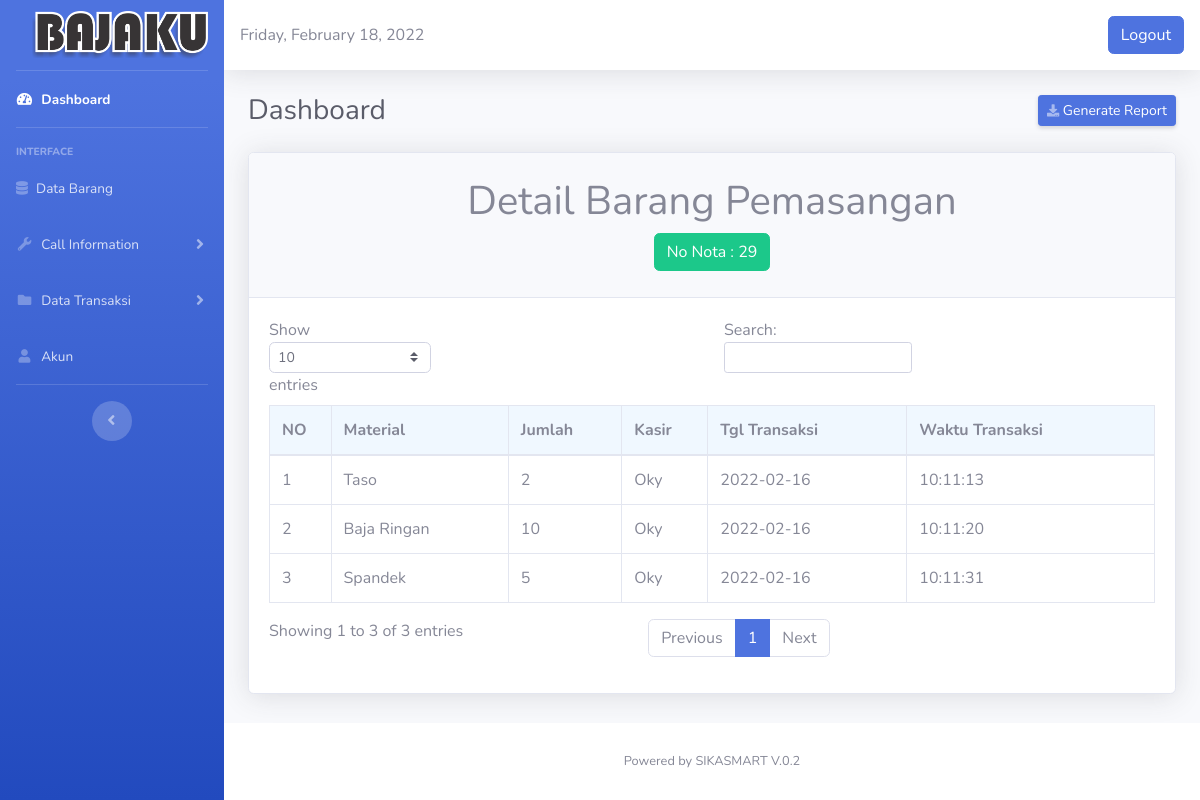
Page /detail_pemasangan.php?id_nota_pemasangan=29 (signed in) on the committed database.
### tables this page shows
CREATE TABLE `data_pemasangan` (
  `id_pemasangan` int(11) NOT NULL,
  `id_nota_pemasangan` int(11) DEFAULT NULL,
  `id_brg` int(11) NOT NULL,
  `material` varchar(255) DEFAULT NULL,
  `jumlah` int(11) DEFAULT NULL,
  `harga_jual` int(11) DEFAULT NULL,
  `sub_total` int(11) DEFAULT NULL,
  `kasir` varchar(100) DEFAULT NULL,
  `tgl` date DEFAULT NULL,
  `waktu` char(10) DEFAULT NULL
);

### detail_pemasangan.php (the view, shortened to what this page needs)
<?php
  if($_SESSION['level']!="admin"){
    echo "anda belum login! silahkan <a href='index.html'> login dulu,</a>";
  }else{
  ?>
 <!DOCTYPE html>
<html lang="en">
<head>
  <link href="vendor/fontawesome-free/css/all.min.css" rel="stylesheet" type="text/css">
  <link href="css/sb-admin-2.min.css" rel="stylesheet">
</head>
<body id="page-top">
  <div id="wrapper">
    <ul class="navbar-nav bg-gradient-primary sidebar sidebar-dark accordion" id="accordionSidebar">
      <a class="sidebar-brand d-flex align-items-center justify-content-center" href="#">
        <div class="sidebar-brand-text mx-3"><img style="width:110%"src="sm2.png"></sup></div>
      </a>
      <hr class="sidebar-divider my-0">
      <li class="nav-item active">
        <a class="nav-link" href="Dashboard.php">
          <i class="fas fa-fw fa-tachometer-alt"></i>
          <span>Dashboard</span></a>
      </li>
      <hr class="sidebar-divider">
      <div class="sidebar-heading">
        Interface
      </div>
      <li class="nav-item">
        <a class="nav-link" href="tables2.php">
          <i class="fas fa-database"></i>
          <span>Data Barang</span></a>
      </li>
      <li class="nav-item">
        <a class="nav-link collapsed" href="#" data-toggle="collapse" data-target="#collapseUtilities" aria-expanded="true" aria-controls="collapseUtilities">
          <i class="fas fa-fw fa-wrench"></i>
          <span>Call Information</span>
        </a>
      </li>
       <li class="nav-item">
        <a class="nav-link collapsed" href="#" data-toggle="collapse" data-target="#collap" aria-expanded="true" aria-controls="collapseUtilities">
          <i class="fas fa-fw fa-folder"></i>
          <span>Data Transaksi</span>
        </a>
      </li>
      <li class="nav-item">
        <a class="nav-link" href="register.php">
          <i class="fas fa-fw fa-user"></i>
          <span>Akun</span></a>
      </li>
      <hr class="sidebar-divider d-none d-md-block">
      <div class="text-center d-none d-md-inline">
        <button class="rounded-circle border-0" id="sidebarToggle"></button>
      </div>
    </ul>
    <div id="content-wrapper" class="d-flex flex-column">
      <div id="content">
        <nav class="navbar navbar-expand navbar-light bg-white topbar mb-4 static-top shadow">
<div class="date">
                <?php
                $Today = date('y:m:d');
                $new = date('l, F d, Y', strtotime($Today));
                echo $new;
                ?>
              </div>
          <ul class="navbar-nav ml-auto">
                <a href="logout.php" class="btn btn-primary square-btn-adjust">Logout</a>
          </ul>
        </nav>
        <div class="container-fluid">
          <div class="d-sm-flex align-items-center justify-content-between mb-4">
            <h1 class="h3 mb-0 text-gray-800">Dashboard</h1>
            <a href="cetak_nota_brgpemasangan.php?id_nota_pemasangan=<?php $id_nota_pemasangan = $_GET['id_nota_pemasangan']; echo $id_nota_pemasangan ?>" target = "cetak.php" class="d-none d-sm-inline-block btn btn-sm btn-primary shadow-sm"><i class="fas fa-download fa-sm text-white-50"></i> Generate Report</a>
          </div>
<?php
include('koneksi.php');
?>
          <div class="card shadow mb-4">
            <div class="card-header py-3">
             <h1><h1 align="center">Detail Barang Pemasangan <br><div class="btn btn-success">No Nota : <?php $id_nota_pemasangan = $_GET['id_nota_pemasangan']; echo $id_nota_pemasangan ?></h1></h1>
            </div>
            <div class="card-body">
              <div class="table-responsive">
                <table class="table table-bordered" id="dataTable" width="100%" cellspacing="0">
                  <thead>
                     <tr bgcolor="#F0F8FF">
                        <th>NO</th>
                        <th>Material</th>
                        <th>Jumlah</th>
                        <th>Kasir</th>
                        <th>Tgl Transaksi</th>
                        <th>Waktu Transaksi</th>
                      </tr>
                      </thead>
                      <tbody>
                         <?php
                         $id_nota_pemasangan = $_GET['id_nota_pemasangan'];
                            $no =1;
                           $sql = $koneksi->query("SELECT * from data_pemasangan where id_nota_pemasangan='$id_nota_pemasangan' ORDER BY id_pemasangan ASC");
                           while ($data = $sql->fetch_assoc()){
                         ?>
                     <tr>
                         <td><?php echo $no ++; ?></td>
                         <td><?php echo $data['material'];?></td>
                          <td><?php echo $data['jumlah'];?></td>
                          <td><?php echo $data['kasir'];?></td>
                          <td><?php echo $data['tgl'];?></td>
                          <td><?php echo $data['waktu'];?></td>
                     </tr>
                  <?php } ?>
                      </tbody>
                </table>
              </div>
            </div>
          </div>
        </div>
      </div>
      <footer class="sticky-footer bg-white">
        <div class="container my-auto">
          <div class="copyright text-center my-auto">
            <span>Powered by SIKASMART V.0.2</span>
          </div>
        </div>
      </footer>
    </div>
  </div>
</body>
</html>
<?php } ?>

### rows in the picture
data_pemasangan: material "Taso", jumlah "2", kasir "Oky", tgl "2022-02-16", waktu "10:11:13"
data_pemasangan: material "Baja Ringan", jumlah "10", kasir "Oky", tgl "2022-02-16", waktu "10:11:20"
data_pemasangan: material "Spandek", jumlah "5", kasir "Oky", tgl "2022-02-16", waktu "10:11:31"

### other values in the picture
$id_nota_pemasangan "29"
